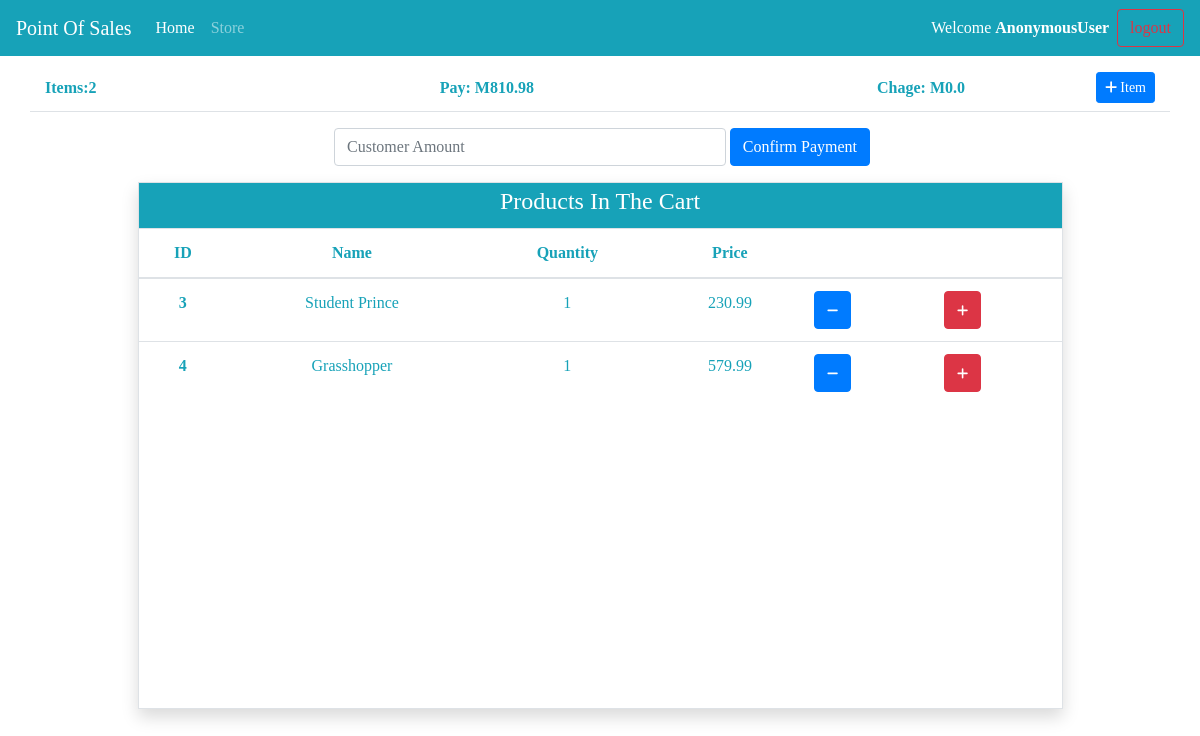
The app's page /item_order/1/ with its own data.
### store/models.py (models this page shows)
class OrderItem(models.Model):
    product = models.ForeignKey(Product,on_delete=models.SET_NULL , null=True,blank=True)
    order = models.ForeignKey(Order,on_delete=models.CASCADE)
    quantity = models.IntegerField(default=1)

class Product(models.Model):
    name = models.CharField(max_length=255)
    price = models.DecimalField(decimal_places=2,max_digits=6)
    size = models.CharField(max_length=255)
    category =models.ForeignKey('Category',on_delete=models.CASCADE)
    quantity = models.IntegerField()
    def __str__(self):
        return self.name

### store/views.py (the view, shortened to what this page needs)
# urls.py: path('item_order/<int:order_id>/',views.item_order,name='item_order'),
def item_order(request,order_id):
    change = 0.00
    order = Order.objects.get(id = order_id)
    cart_items = OrderItem.objects.filter(order = order)
    pay_price = 0
    for item in cart_items:
        pay_price += item.product.price * item.quantity
    item_form = OrderItemForm()
    context ={
        'item_form':item_form,
        'is_order_complete': order.complete,
        'cart_items':cart_items,
        'pay_price':pay_price,
        'change':change,
        'order':order
    }
    return render(request,'store/index.html',context)

### store/forms.py
class OrderItemForm(forms.ModelForm):
    class Meta:
        model = OrderItem
        fields = ['product','quantity']

### store/templates/store/index.html (shortened to what this page needs)
{% extends "base.html" %}
{% block content %}
{% include "partials/navbar.html" %}
<main class="container pt-3 ">
    <div class="row border-bottom d-flex justify-content-end pb-2">
     <div class="col-10 d-flex align-items-center justify-content-between ">
        <span class="text-info"><strong>Items:{{cart_items.count}}</strong></span>
        <span class="text-info"><strong>Pay: M{{pay_price}}</strong></span>
        <span class="text-info"><strong>Chage: M{{change}}</strong></span>
     </div>
      <div class="col-2 d-flex justify-content-end">
        {% if is_order_complete == False %}
        <button class="btn btn-primary btn-sm" type="button" data-toggle="modal" data-target="#item_add_modal">
            <i class="fas fa-plus"></i>
            <span class="d-none d-sm-inline">Item</span>
        </button>
        {% else %}
        <a class="btn btn-primary btn-sm" role="button" href = "{% url 'store:start_order' %}">Next Customer <i class="fas fa-next"></i></a>
        {% endif %}
      </div>
    </div>
    <div class="row d-flex py-3">
        <div class="col-sm-6 offset-sm-3">
            {% if is_order_complete == False %}
                <form action="{% url 'store:comfirm_payment' order.id pay_price  %}" method="post" class="d-flex flex-row-md justify-content-between">
                        <input type="number" class="form-control text-info mx-1" name='customer_amount' placeholder="Customer Amount">
                        <input type="submit" class="btn btn-primary" value="Confirm Payment">
                </form>
           {% endif %}
        </div>
    </div>
    <div class="col-md-10 offset-md-1 border shadow p-0 ">
        <div class="py-1 bg-info text-white">
            <center><h4>Products In The Cart</h4></center>
        </div>
        <div class="overflow-auto " style="height:60vh">
        <table class="table text-info" >
            <thead>
            <tr>
                <th scope="col"><center>ID</center></th>
                <th scope="col"><center>Name</center></th>
                <th scope="col"><center>Quantity</center></th>
                <th scope="col"><center>Price</center></th>
                <th scope="col"></th>
                <th scope="col"></th>
            </tr>
            </thead>
            <tbody>
                {% if is_order_complete == False %}
                {% for item in cart_items %}
                <tr>
                    <th scope="row"><center>{{item.id}}</center></th>
                    <td><center>{{item.product.name}}</center></td>
                    <td><center>{{item.quantity}}</center></td>
                    <td><center>{{item.product.price}}</center></td>
                    <td><a href="{% url 'store:decrease_quantity' item.id %}" class="btn btn-primary"><center><small><i class="fas fa-minus"></i></small></center></td>
                    <td><a href="{% url 'store:increase_quantity' item.id %}" class="btn btn-danger"><center><small><i class="fas fa-plus"></i></small></center></td>
                </tr>
                {% endfor %}
                {% endif %}
            </tbody>
        </table>
        </div>
    </div>
</main>
{% endblock content %}

### static/css/main.css (style rules this page uses)
* { box-sizing: border-box; }
body { margin: 0; padding: 0; font-family:Georgia, 'Times New Roman', Times, serif; }

### records on screen
OrderItem: id "3", product.name "Student Prince", quantity "1", product.price "230.99"
OrderItem: id "4", product.name "Grasshopper", quantity "1", product.price "579.99"

### other values on screen
{{ request.user }} "AnonymousUser"
{{ cart_items.count }} "2"
{{ pay_price }} "810.98"
{{ change }} "0.0"
